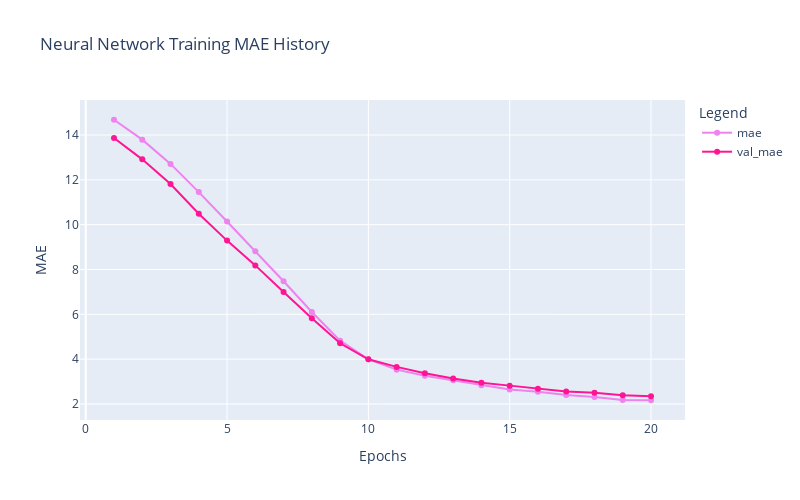

Notebook source saved alongside this figure:
### Code cell
plot_history_mae(history_nn)

### Figure 1 — Plotly figure (JSON) as saved in the notebook; plotly's stock layout.template omitted (floating-point values rounded to 4 significant figures)
{"data": [{"hovertemplate": "Legend=mae<br>Epochs=%{x}<br>MAE=%{y}<extra></extra>", "legendgroup": "mae", "line": {"color": "violet", "dash": "solid"}, "marker": {"symbol": "circle"}, "mode": "lines+markers", "name": "mae", "orientation": "v", "showlegend": true, "type": "scatter", "x": [1, 2, 3, 4, 5, 6, 7, 8, 9, 10, 11, 12, 13, 14, 15, 16, 17, 18, 19, 20], "xaxis": "x", "y": [14.68, 13.79, 12.71, 11.45, 10.14, 8.817, 7.476, 6.104, 4.824, 3.99, 3.531, 3.254, 3.06, 2.836, 2.643, 2.548, 2.401, 2.315, 2.178, 2.165], "yaxis": "y"}, {"hovertemplate": "Legend=val_mae<br>Epochs=%{x}<br>MAE=%{y}<extra></extra>", "legendgroup": "val_mae", "line": {"color": "deeppink", "dash": "solid"}, "marker": {"symbol": "circle"}, "mode": "lines+markers", "name": "val_mae", "orientation": "v", "showlegend": true, "type": "scatter", "x": [1, 2, 3, 4, 5, 6, 7, 8, 9, 10, 11, 12, 13, 14, 15, 16, 17, 18, 19, 20], "xaxis": "x", "y": [13.86, 12.91, 11.81, 10.49, 9.289, 8.182, 6.996, 5.823, 4.707, 3.993, 3.654, 3.369, 3.135, 2.944, 2.818, 2.679, 2.554, 2.505, 2.384, 2.348], "yaxis": "y"}], "layout": {"height": 500, "legend": {"title": {"text": "Legend"}, "tracegroupgap": 0}, "title": {"text": "Neural Network Training MAE History"}, "width": 800, "xaxis": {"anchor": "y", "domain": [0, 1], "title": {"text": "Epochs"}}, "yaxis": {"anchor": "x", "domain": [0, 1], "title": {"text": "MAE"}}}}
